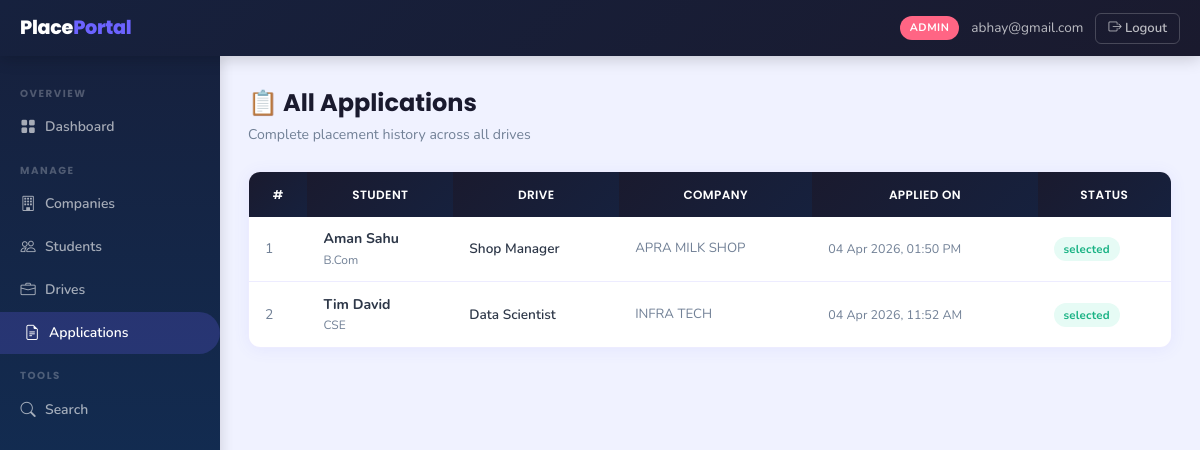
Screenshot of /admin/applications (signed in) with the database file from the repository.
### backend/models.py (models this page shows)
class Company(db.Model):
    __tablename__ = 'companies'
    id              = db.Column(db.Integer, primary_key=True)
    company_name    = db.Column(db.String(150), nullable=False)
    email           = db.Column(db.String(120), unique=True, nullable=False)
    password_hash   = db.Column(db.String(256), nullable=False)
    hr_contact      = db.Column(db.String(120))
    phone           = db.Column(db.String(20))
    website         = db.Column(db.String(200))
    description     = db.Column(db.Text)
    approval_status = db.Column(db.String(20), default='pending')
    registered_at   = db.Column(db.DateTime, default=datetime.utcnow)
    drives = db.relationship('PlacementDrive', backref='company',
                             lazy=True, cascade='all, delete-orphan')

class Application(db.Model):
    __tablename__ = 'applications'
    id               = db.Column(db.Integer, primary_key=True)
    student_id       = db.Column(db.Integer, db.ForeignKey('students.id'), nullable=False)
    drive_id         = db.Column(db.Integer, db.ForeignKey('placement_drives.id'), nullable=False)
    status           = db.Column(db.String(20), default='applied')
    application_date = db.Column(db.DateTime, default=datetime.utcnow)
    __table_args__ = (
        db.UniqueConstraint('student_id', 'drive_id', name='unique_application'),
    )

class Student(db.Model):
    __tablename__ = 'students'
    id            = db.Column(db.Integer, primary_key=True)
    full_name     = db.Column(db.String(120), nullable=False)
    email         = db.Column(db.String(120), unique=True, nullable=False)
    password_hash = db.Column(db.String(256), nullable=False)
    phone         = db.Column(db.String(20))
    branch        = db.Column(db.String(100))
    year          = db.Column(db.String(20))
    cgpa          = db.Column(db.Float)
    skills        = db.Column(db.Text)
    resume_path   = db.Column(db.String(300))
    is_active     = db.Column(db.Boolean, default=True)
    registered_at = db.Column(db.DateTime, default=datetime.utcnow)
    applications = db.relationship('Application', backref='student',
                                   lazy=True, cascade='all, delete-orphan')

class PlacementDrive(db.Model):
    __tablename__ = 'placement_drives'
    id                   = db.Column(db.Integer, primary_key=True)
    company_id           = db.Column(db.Integer, db.ForeignKey('companies.id'), nullable=False)
    job_title            = db.Column(db.String(150), nullable=False)
    job_description      = db.Column(db.Text,        nullable=False)
    eligibility_criteria = db.Column(db.Text)
    location             = db.Column(db.String(100))
    salary_package       = db.Column(db.String(80))
    application_deadline = db.Column(db.Date,        nullable=False)
    status               = db.Column(db.String(20), default='pending')
    created_at           = db.Column(db.DateTime, default=datetime.utcnow)
    applications = db.relationship('Application', backref='drive',
                                   lazy=True, cascade='all, delete-orphan')

### backend/routes.py (the view)
    @app.route('/admin/applications')
    @login_required('admin')
    def admin_applications():
        all_apps = Application.query.order_by(Application.application_date.desc()).all()
        return render_template('admin/applications.html', applications=all_apps)

### backend/routes.py (called while the page is built)
def login_required(role):
    def decorator(f):
        @wraps(f)
        def decorated_function(*args, **kwargs):
            if 'user_id' not in session:
                flash('Please log in to continue.', 'warning')
                return redirect(url_for('auth_login', role=role))
            if session.get('role') != role:
                flash('You do not have permission to view that page.', 'danger')
                return redirect(url_for('home'))
            return f(*args, **kwargs)
        return decorated_function
    return decorator

### templates/admin/applications.html (shortened to what this page needs)
{% extends 'layout_dashboard.html' %}
{% block sidebar %}
  <div class="sidebar-section">Overview</div>
  <a href="{{ url_for('admin_dashboard') }}" class="sidebar-link"><i class="bi bi-grid-fill"></i> Dashboard</a>
  <div class="sidebar-section">Manage</div>
  <a href="{{ url_for('admin_companies') }}" class="sidebar-link"><i class="bi bi-building"></i> Companies</a>
  <a href="{{ url_for('admin_students') }}" class="sidebar-link"><i class="bi bi-people"></i> Students</a>
  <a href="{{ url_for('admin_drives') }}" class="sidebar-link"><i class="bi bi-briefcase"></i> Drives</a>
  <a href="{{ url_for('admin_applications') }}" class="sidebar-link active"><i class="bi bi-file-earmark-text"></i> Applications</a>
  <div class="sidebar-section">Tools</div>
  <a href="{{ url_for('admin_search') }}" class="sidebar-link"><i class="bi bi-search"></i> Search</a>
{% endblock %}
{% block content %}
<div class="page-header"><h1>📋 All Applications</h1><p>Complete placement history across all drives</p></div>
{% if applications %}
<div class="card">
  <table class="table">
    <thead><tr><th>#</th><th>Student</th><th>Drive</th><th>Company</th><th>Applied On</th><th>Status</th></tr></thead>
    <tbody>
      {% for app in applications %}
      <tr>
        <td style="color:var(--muted);">{{ loop.index }}</td>
        <td><div class="fw-700" style="font-size:.88rem;">{{ app.student.full_name }}</div><div style="font-size:.75rem;color:var(--muted);">{{ app.student.branch or '' }}</div></td>
        <td class="fw-600" style="font-size:.85rem;">{{ app.drive.job_title }}</td>
        <td style="font-size:.83rem;color:var(--muted);">{{ app.drive.company.company_name }}</td>
        <td style="font-size:.78rem;color:var(--muted);">{{ app.application_date.strftime('%d %b %Y, %I:%M %p') }}</td>
        <td><span class="badge badge-{{ app.status }}">{{ app.status }}</span></td>
      </tr>
      {% endfor %}
    </tbody>
  </table>
</div>
{% else %}
<div class="card"><div class="empty-state p-4"><i class="bi bi-file-earmark-text"></i><p>No applications yet</p></div></div>
{% endif %}
{% endblock %}

### templates/layout_dashboard.html (shortened to what this page needs)
<!DOCTYPE html>
<html lang="en">
<head>
  <link href="https://cdn.jsdelivr.net/npm/bootstrap-icons@1.11.0/font/bootstrap-icons.css" rel="stylesheet">
  <link href="{{ url_for('static', filename='css/styles.css') }}" rel="stylesheet">
</head>
<body>
<header class="topbar">
  <div class="topbar-brand">Place<span>Portal</span></div>
  <div class="topbar-right">
    {% if session.get('role') %}
    <span class="topbar-role {{ session.get('role') }}">{{ session.get('role') }}</span>
    <span class="topbar-name d-none d-md-inline">{{ session.get('name', '') }}</span>
    {% endif %}
    <a href="{{ url_for('logout') }}" class="topbar-logout">
      <i class="bi bi-box-arrow-right"></i> Logout
    </a>
  </div>
</header>
<aside class="sidebar">
  {% block sidebar %}{% endblock %}
</aside>
<main class="main-content">
  <div class="content-inner">
    {% block content %}{% endblock %}
  </div>
</main>
</body>
</html>

### static/css/styles.css (style rules this page uses)
:root { --primary : #6C63FF; --primary-lt : #EEEDFE; --primary-dk : #5a52e0; --success : #43D9A2; --success-lt : #E6FBF5; --warning : #FFB830; --warning-lt : #FFF8E7; --danger : #FF4757; --danger-lt : #FFF0F0; --info : #2ECBFF; --info-lt : #EBF8FF; --dark : #1A1A2E; --darker : #16213E; --muted : #718096; --border : rgba(108,99,255,0.12); --bg : #F0F2FF; --card : #ffffff; --shadow : 0 2px 16px rgba(108,99,255,0.08); --shadow-lg : 0 8px 32px rgba(108,99,255,0.14); --radius : 12px; --radius-sm : 8px; --sidebar-w : 220px; }
*, *::before, *::after { box-sizing: border-box; margin: 0; padding: 0; }
body { font-family: 'Nunito', sans-serif; background: var(--bg); color: #2D3748; font-size: 15px; line-height: 1.6; }
h1,h2,h3,h4,h5,h6 { font-family: 'Poppins', sans-serif; }
a { text-decoration: none; color: var(--warning); }
.topbar { height: 56px; background: linear-gradient(135deg, var(--darker), var(--dark)); position: fixed; top: 0; left: 0; right: 0; z-index: 200; display: flex; align-items: center; padding: 0 1.25rem; box-shadow: 0 2px 16px rgba(0,0,0,0.2); }
.topbar-brand { font-family: 'Poppins', sans-serif; font-weight: 800; font-size: 1.2rem; color: #fff; margin-right: auto; letter-spacing: -0.3px; }
.topbar-brand span { color: var(--primary); }
.topbar-right { display: flex; align-items: center; gap: 0.75rem; }
.topbar-role { font-size: 0.68rem; font-weight: 700; text-transform: uppercase; letter-spacing: 0.5px; padding: 3px 10px; border-radius: 20px; }
.topbar-role.admin { background: #FF6584; color: #fff; }
.topbar-name { color: rgba(255,255,255,0.7); font-size: 0.85rem; }
.topbar-logout { color: rgba(255,255,255,0.7); font-size: 0.82rem; font-weight: 600; border: 1px solid rgba(255,255,255,0.2); border-radius: 6px; padding: 4px 12px; transition: all 0.2s; }
.sidebar { position: fixed; top: 56px; left: 0; bottom: 0; width: var(--sidebar-w); background: linear-gradient(180deg, var(--darker), #0F3460); padding: 1rem 0; overflow-y: auto; z-index: 100; box-shadow: 2px 0 12px rgba(0,0,0,0.12); }
.sidebar-section { font-size: 0.64rem; font-weight: 700; text-transform: uppercase; letter-spacing: 1.5px; color: rgba(255,255,255,0.25); padding: 0.85rem 1.25rem 0.2rem; font-family: 'Poppins', sans-serif; }
.sidebar-link { display: flex; align-items: center; gap: 9px; padding: 0.55rem 1.25rem; color: rgba(255,255,255,0.62); font-size: 0.87rem; font-weight: 600; border-radius: 0 24px 24px 0; margin: 1px 0; transition: all 0.18s; }
.sidebar-link:hover, .sidebar-link.active { background: rgba(108,99,255,0.22); color: #fff; padding-left: 1.5rem; }
.sidebar-link i { font-size: 0.95rem; width: 16px; text-align: center; }
.main-content { margin-left: var(--sidebar-w); padding-top: 56px; min-height: 100vh; }
.content-inner { padding: 1.75rem; }
.page-header { margin-bottom: 1.5rem; }
.page-header h1 { font-size: 1.5rem; font-weight: 700; color: var(--dark); margin: 0; }
.page-header p { color: var(--muted); font-size: 0.88rem; margin: 2px 0 0; }
.card { background: var(--card); border-radius: var(--radius); border: 1px solid var(--border); box-shadow: var(--shadow); overflow: hidden; }
.table { width: 100%; border-collapse: collapse; }
.table thead th { background: linear-gradient(135deg, var(--dark), var(--darker)); color: #fff; font-family: 'Poppins', sans-serif; font-size: 0.75rem; font-weight: 600; text-transform: uppercase; letter-spacing: 0.4px; padding: 0.8rem 1rem; border: none; }
.table tbody td { padding: 0.72rem 1rem; border-bottom: 1px solid var(--border); font-size: 0.87rem; vertical-align: middle; }
.table tbody tr:last-child td { border-bottom: none; }
.fw-600 { font-weight: 600; }
.fw-700 { font-weight: 700; }
.badge { display: inline-block; padding: 3px 10px; border-radius: 20px; font-size: 0.72rem; font-weight: 700; letter-spacing: 0.2px; }
.badge-selected { background: var(--success-lt); color: #1BB385; }

### rows the page displays
Company: get "abhay@gmail.com"
Application: student.full_name "Aman Sahu", student "B.Com", drive.job_title "Shop Manager", drive.company.company_name "APRA MILK SHOP", application_date "04 Apr 2026, 01:50 PM", status "selected"
Application: student.full_name "Tim David", student "CSE", drive.job_title "Data Scientist", drive.company.company_name "INFRA TECH", application_date "04 Apr 2026, 11:52 AM", status "selected"

### other values shown
{{ session.get('role') }} "ADMIN"
